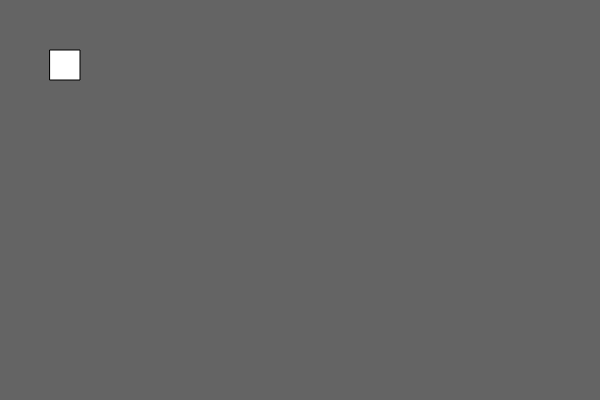
Frame 1 (no input)
Frame 60 (no input): identical to frame 1, image omitted
Frame 120 (the mouse pressed at the canvas centre since frame 60): identical to frame 1, image omitted

The p5.js sketch that drew this single still picture (run headless with seeded random() and noise() and a simulated clock; from frame 60 on, the mouse is pressed at the canvas centre):

// p5.js sketch
// ── sketch.js
var on = false;

function setup() {
	createCanvas(600, 400);
	background(100);
}

function draw() {
	if (on) {
		background(255);
	} else {
		background(100);
	}
	rect(50, 50, 30, 30);

	// Hover
	if (mouseX > 50 && mouseX < 80 && mouseY > 50 & mouseY < 80) {
		fill(200);
	}
	else {
		fill(255);
	}
}

function mousePressed() {
	if (mouseX > 50 && mouseX < 80 && mouseY > 50 & mouseY < 80) {
		on = !on;
	}
}



// Make a program with
// if, else if, else
// if one if or else if is true the rest wont get excuted.
// and or && ||

// use mouseIsPressed boolean variable - held down
// function mousePressed() {} is for event when mouse is pressed once.

// light on or off. var on = false. own boolean varialbe. 

// use not operator: !

// moving button and changing shapes
// ── moving_light_switch.js
/*
The following code will have a moving rectangle across the screen which is also a button.
If you click outside the button it will indicate red. If you click inside the button is will
switch on/off the light.
*/

// The light and speed variables
var on = false;
var vx = 3;
var vy = 3;

// The rectangle
var rectangle = {
	x : 50,
	y : 50,
	w : 50,
	h : 50
}

function setup() {
	createCanvas(600, 400);
	background(100);
}

function draw() {
	// The light
	if (on) {
		background(255);
	} else {
		background(100);
	}

	// The rectangle
	rect(rectangle.x, rectangle.y, rectangle.w, rectangle.h);

	// Hover
	if (mouseX > rectangle.x && mouseX < (rectangle.x + rectangle.w) && 
		mouseY > rectangle.y && mouseY < (rectangle.y + rectangle.h)) {
		fill(0, 255, 0);
	} else {
		fill(255);
	}

	// If mousepressed outside the rectangle indicate button
	if (mouseIsPressed && !(mouseX > rectangle.x && mouseX < (rectangle.x + rectangle.w) && 
		mouseY > rectangle.y & mouseY < (rectangle.y + rectangle.h))) {
		fill(255, 0, 0);
	}

	// Movement of the rectangle
	rectangle.x = rectangle.x + vx
	rectangle.y = rectangle.y + vy

	// If the rectangle leaves the screen change its direction.
	if (rectangle.x > width || rectangle.x < 0) {
		vx = -1 * vx
	}

	if (rectangle.y > height || rectangle.y < 0){
		vy = -1 * vy
	}

}

function mousePressed() {
	// The lightswitch
	if (mouseX > rectangle.x && mouseX < (rectangle.x + rectangle.w) && 
		mouseY > rectangle.y && mouseY < (rectangle.y + rectangle.h)) {
		on = !on;
	}
}
